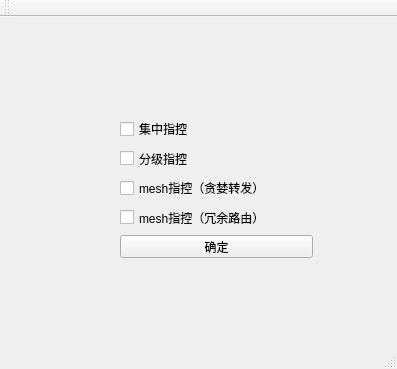
<?xml version="1.0" encoding="UTF-8"?>
<ui version="4.0">
 <class>MainWindow</class>
 <widget class="QMainWindow" name="MainWindow">
  <property name="geometry">
   <rect>
    <x>0</x>
    <y>0</y>
    <width>397</width>
    <height>369</height>
   </rect>
  </property>
  <property name="windowTitle">
   <string>MainWindow</string>
  </property>
  <widget class="QWidget" name="centralwidget">
   <widget class="QWidget" name="widget" native="true">
    <property name="geometry">
     <rect>
      <x>120</x>
      <y>100</y>
      <width>193</width>
      <height>141</height>
     </rect>
    </property>
    <layout class="QVBoxLayout" name="verticalLayout">
     <item>
      <widget class="QCheckBox" name="checkBox">
       <property name="text">
        <string>集中指控</string>
       </property>
      </widget>
     </item>
     <item>
      <widget class="QCheckBox" name="checkBox_2">
       <property name="text">
        <string>分级指控</string>
       </property>
      </widget>
     </item>
     <item>
      <widget class="QCheckBox" name="checkBox_3">
       <property name="text">
        <string>mesh指控（贪婪转发）</string>
       </property>
      </widget>
     </item>
     <item>
      <widget class="QCheckBox" name="checkBox_4">
       <property name="text">
        <string>mesh指控（冗余路由）</string>
       </property>
      </widget>
     </item>
     <item>
      <widget class="QPushButton" name="pushButton">
       <property name="text">
        <string>确定</string>
       </property>
      </widget>
     </item>
    </layout>
   </widget>
  </widget>
  <widget class="QMenuBar" name="menubar">
   <property name="geometry">
    <rect>
     <x>0</x>
     <y>0</y>
     <width>397</width>
     <height>23</height>
    </rect>
   </property>
  </widget>
  <widget class="QStatusBar" name="statusbar"/>
  <widget class="QToolBar" name="toolBar">
   <property name="windowTitle">
    <string>toolBar</string>
   </property>
   <attribute name="toolBarArea">
    <enum>TopToolBarArea</enum>
   </attribute>
   <attribute name="toolBarBreak">
    <bool>false</bool>
   </attribute>
  </widget>
 </widget>
 <resources/>
 <connections/>
</ui>
